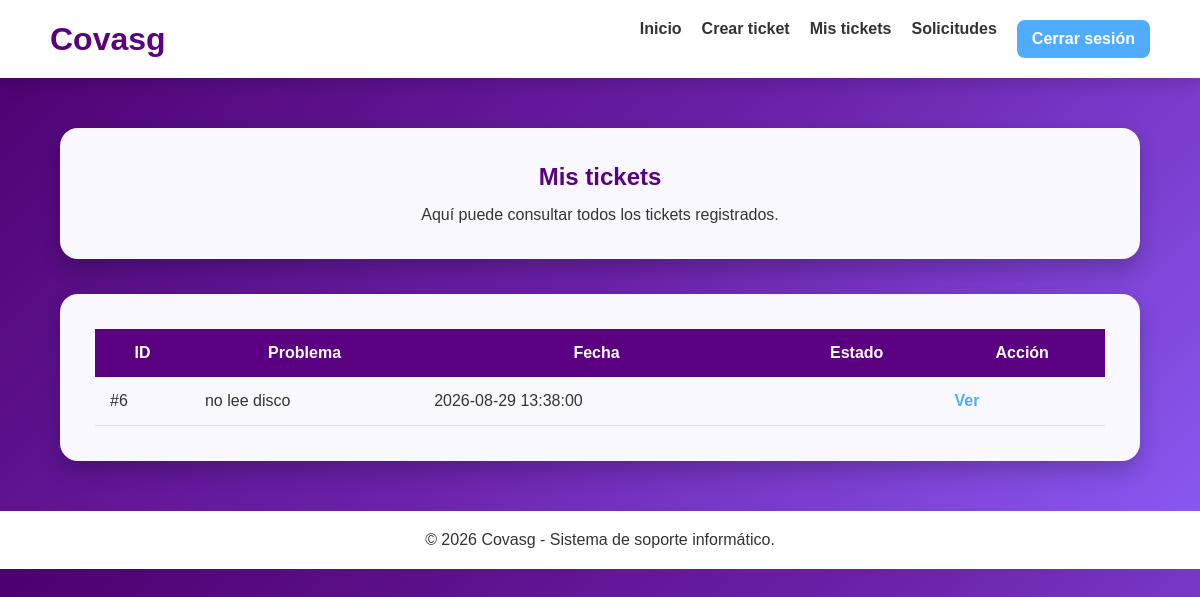
Page /usuario/misticket.php (signed in) on the committed database.
### tables this page shows
CREATE TABLE `ticket` (
  `id_ticket` int(11) NOT NULL AUTO_INCREMENT,
  `id_usuario` int(11) NOT NULL,
  `titulo` varchar(150) NOT NULL,
  `descripcion` text NOT NULL,
  `prioridad` varchar(20) NOT NULL,
  `estado` varchar(20) NOT NULL,
  `fecha_creacion` datetime NOT NULL DEFAULT current_timestamp(),
  `fecha_clierre` datetime DEFAULT NULL,
  PRIMARY KEY (`id_ticket`),
  KEY `fk_ticket_usuario` (`id_usuario`),
  CONSTRAINT `fk_ticket_usuario` FOREIGN KEY (`id_usuario`) REFERENCES `usuario` (`id_usuario`) ON UPDATE CASCADE
);

### usuario/misticket.php (the view, shortened to what this page needs)
<?php
include("../php/conexion.php");
$id_usuario = $_SESSION["id_usuario"];
$consulta = "SELECT * FROM ticket WHERE id_usuario = '$id_usuario' ORDER BY id_ticket DESC";
$resultado = mysqli_query($conexion, $consulta);
?>
<!DOCTYPE html>
<html lang="es">
<head>
    <link rel="stylesheet" href="cssusuario/estilomisticket.css">
</head>
<body>
<header>
    <h1>Covasg</h1>
    <nav>
        <a href="usuario.html">Inicio</a>
        <a href="ticket.html">Crear ticket</a>
        <a href="misticket.php">Mis tickets</a>
        <a href="crearsolicitud.html">Solicitudes</a>
        <a href="../php/cerrarsesion.php" class="cerrar-sesion">Cerrar sesión</a>
    </nav>
</header>
<main>
<section class="titulo">
    <h2>Mis tickets</h2>
    <p>
        Aquí puede consultar todos los tickets registrados.
    </p>
</section>
<section class="tabla">
<table>
<thead>
<tr>
    <th>ID</th>
    <th>Problema</th>
    <th>Fecha</th>
    <th>Estado</th>
    <th>Acción</th>
</tr>
</thead>
<tbody>
<?php
while ($ticket = mysqli_fetch_assoc($resultado)) {
?>
<tr>
    <td>
        #<?php echo $ticket["id_ticket"]; ?>
    </td>
    <td>
        <?php echo $ticket["titulo"]; ?>
    </td>
    <td>
        <?php echo $ticket["fecha_creacion"]; ?>
    </td>
    <td>
    </td>
    <td>
        <a href="detalleticket.php?id=<?php
                echo $ticket["id_ticket"]; ?>">Ver</a>    </td>
</tr>
<?php
}
?>
</tbody>
</table>
</section>
</main>
<footer>
    <p>© 2026 Covasg - Sistema de soporte informático.</p>
</footer>
</body>
</html>

### usuario/cssusuario/estilomisticket.css (style rules this page uses)
* { margin:0; padding:0; box-sizing:border-box; font-family:Arial, Helvetica, sans-serif; }
body { background:linear-gradient(135deg,#4b006e,#6b21a8,#8b5cf6); color:#333; }
header { background:white; display:flex; justify-content:space-between; align-items:center; padding:20px 50px; box-shadow:0 5px 15px rgba(0,0,0,.15); }
header h1 { color:#5b0080; }
nav { display:flex; flex-wrap:wrap; }
nav a { text-decoration:none; color:#333; margin-left:20px; font-weight:bold; }
.cerrar-sesion { background:#4facfe; color:white; padding:10px 15px; border-radius:8px; }
main { width:90%; max-width:1100px; margin:50px auto; }
.titulo, .tabla { background:#faf8ff; padding:35px; border-radius:18px; box-shadow:0 10px 20px rgba(0,0,0,.2); margin-bottom:35px; }
.titulo { text-align:center; }
.titulo h2 { color:#5b0080; margin-bottom:15px; }
table { width:100%; border-collapse:collapse; }
th { background:#5b0080; color:white; padding:15px; }
td { padding:15px; border-bottom:1px solid #ddd; }
td a { text-decoration:none; color:#4facfe; font-weight:bold; }
footer { background:white; text-align:center; padding:20px; margin-top:50px; }

### rows in the picture
ticket: id_ticket "6", titulo "no lee disco", fecha_creacion "2026-08-29 13:38:00"
